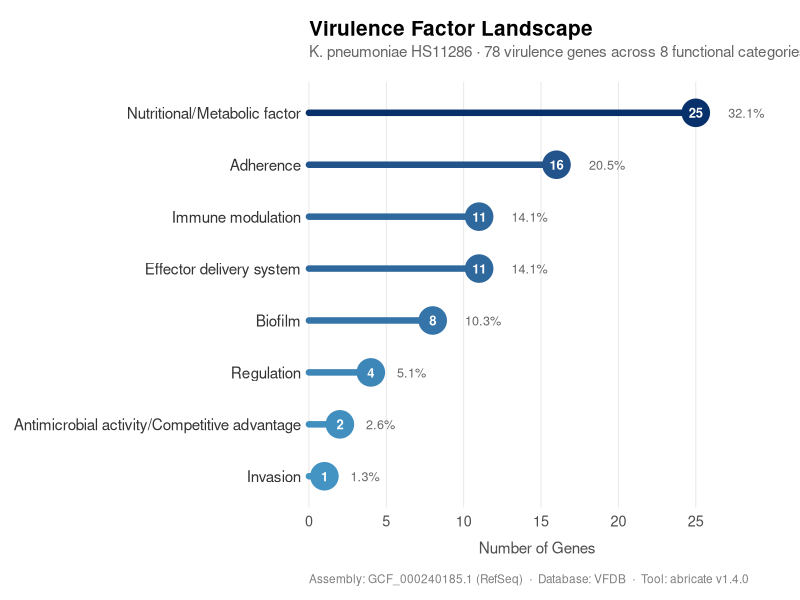
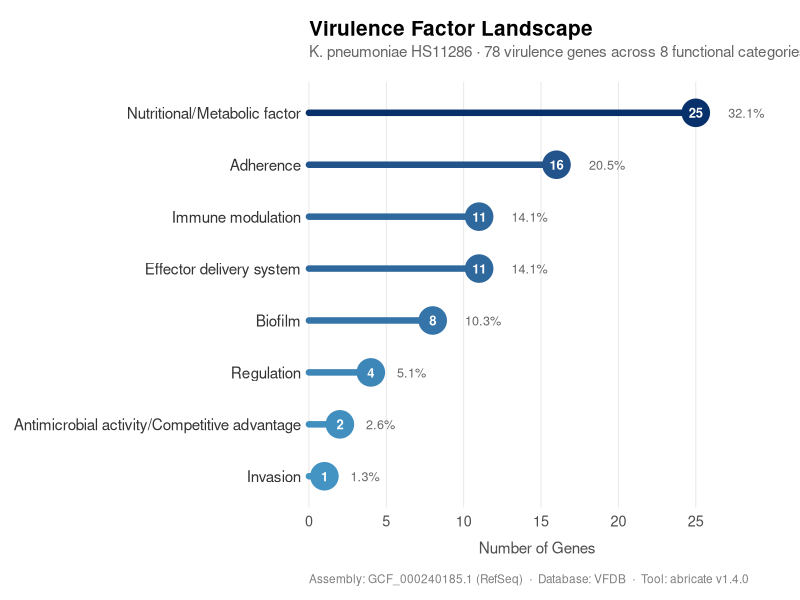

Here is the R script that generated these plots, in order:
# =====================================================
# Script: vfdb_lollipop.R
# Purpose: Summarize VFDB virulence gene hits by functional
#          category and plot as a lollipop chart.
# Input:   virulence_results.tsv (abricate --db vfdb output)
# Output:  VFDB_Virulence_LollipopChart.pdf / .png (300dpi)
# =====================================================

library(readr)
library(dplyr)
library(stringr)
library(forcats)
library(ggplot2)
library(scales)

setwd("path/to/results")  # set to your working directory

# ---- Load and parse ----
vf <- read_tsv("virulence_results.tsv")

# Functional category is embedded in PRODUCT, e.g.:
# "... [ECP (VF0404) - Adherence (VFC0001)] [...]"
# Category text may include "/" (e.g. "Antimicrobial activity/Competitive
# advantage"), so match any non-bracket characters preceding "(VFC".
vf <- vf %>%
  mutate(
    vf_category = str_extract(PRODUCT, "(?<=- )[^\\[\\(]+(?=\\(VFC)"),
    vf_category = trimws(vf_category)
  )

# ---- Summarize ----
vf_summary <- vf %>%
  count(vf_category, name = "gene_count") %>%
  mutate(
    vf_category = fct_reorder(vf_category, gene_count),
    pct = round(100 * gene_count / sum(gene_count), 1)
  )

# ---- Visualization ----
p_vf <- ggplot(vf_summary, aes(x = vf_category, y = gene_count)) +
  geom_segment(aes(xend = vf_category, y = 0, yend = gene_count, color = gene_count),
               linewidth = 2.2, lineend = "round") +
  geom_point(aes(color = gene_count), size = 9) +
  geom_text(aes(label = gene_count), color = "white", size = 3.3, fontface = "bold") +
  geom_text(aes(label = paste0(pct, "%")), hjust = -0.9, size = 3.2, color = "grey40") +
  coord_flip(clip = "off") +
  scale_color_gradient(low = "#4393c3", high = "#08306b") +
  scale_y_continuous(expand = expansion(mult = c(0, 0.18)), breaks = pretty_breaks()) +
  theme_minimal(base_size = 13) +
  theme(
    legend.position = "none",
    panel.grid.minor = element_blank(),
    panel.grid.major.y = element_blank(),
    panel.grid.major.x = element_line(color = "grey90", linewidth = 0.3),
    axis.text.y = element_text(size = 11, color = "grey20"),
    axis.title.x = element_text(size = 11, color = "grey30", margin = margin(t = 8)),
    plot.title = element_text(face = "bold", size = 15, margin = margin(b = 3)),
    plot.subtitle = element_text(size = 11, color = "grey40", margin = margin(b = 15)),
    plot.caption = element_text(size = 8.5, color = "grey50", hjust = 0, margin = margin(t = 12)),
    plot.background = element_rect(fill = "white", color = NA),
    panel.background = element_rect(fill = "white", color = NA),
    plot.margin = margin(15, 25, 10, 10)
  ) +
  labs(
    title = "Virulence Factor Landscape",
    subtitle = paste0("K. pneumoniae HS11286 · ", sum(vf_summary$gene_count), " virulence genes across ",
                       nrow(vf_summary), " functional categories"),
    x = NULL,
    y = "Number of Genes",
    caption = "Assembly: GCF_000240185.1 (RefSeq)  ·  Database: VFDB  ·  Tool: abricate v1.4.0"
  )

# ---- Export (white background, vector PDF, 300dpi) ----
ggsave("VFDB_Virulence_LollipopChart.pdf", p_vf, width = 10, height = 6.5, dpi = 300, bg = "white")
ggsave("VFDB_Virulence_LollipopChart.png", p_vf, width = 10, height = 6.5, dpi = 300, bg = "white")
